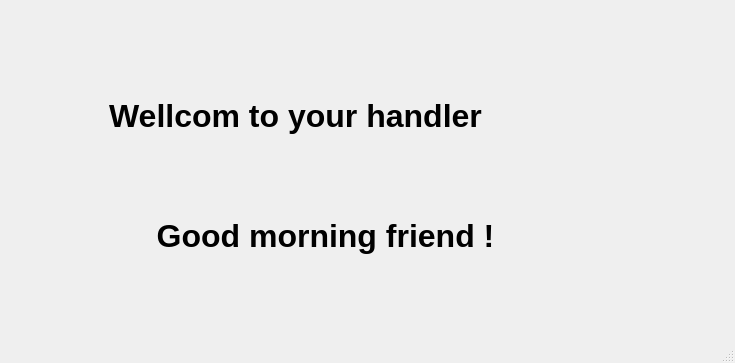
<?xml version="1.0" encoding="UTF-8"?>
<ui version="4.0">
 <class>Wellcom</class>
 <widget class="QMainWindow" name="Wellcom">
  <property name="geometry">
   <rect>
    <x>0</x>
    <y>0</y>
    <width>735</width>
    <height>363</height>
   </rect>
  </property>
  <property name="windowTitle">
   <string>MainWindow</string>
  </property>
  <property name="styleSheet">
   <string notr="true">QMainWindow{

background-color:qlineargradient(spread:pad, x1:0, y1:0, x2:1, y2:0, stop:0 rgba(56, 232, 15, 255), stop:1 rgba(255, 255, 255, 255));


}


background-color:qlineargradient(spread:pad, x1:0, y1:0, x2:1, y2:0, stop:0 rgba(56, 232, 15, 255), stop:1 rgba(255, 255, 255, 255));</string>
  </property>
  <widget class="QWidget" name="centralwidget">
   <widget class="QLabel" name="label">
    <property name="geometry">
     <rect>
      <x>100</x>
      <y>80</y>
      <width>391</width>
      <height>71</height>
     </rect>
    </property>
    <property name="font">
     <font>
      <pointsize>24</pointsize>
      <weight>75</weight>
      <bold>true</bold>
     </font>
    </property>
    <property name="text">
     <string>Wellcom to your handler</string>
    </property>
    <property name="alignment">
     <set>Qt::AlignCenter</set>
    </property>
   </widget>
   <widget class="QLabel" name="label_2">
    <property name="geometry">
     <rect>
      <x>130</x>
      <y>200</y>
      <width>391</width>
      <height>71</height>
     </rect>
    </property>
    <property name="font">
     <font>
      <pointsize>24</pointsize>
      <weight>75</weight>
      <bold>true</bold>
     </font>
    </property>
    <property name="text">
     <string>Good morning friend !</string>
    </property>
    <property name="alignment">
     <set>Qt::AlignCenter</set>
    </property>
   </widget>
  </widget>
  <widget class="QStatusBar" name="statusbar"/>
 </widget>
 <resources/>
 <connections/>
</ui>
